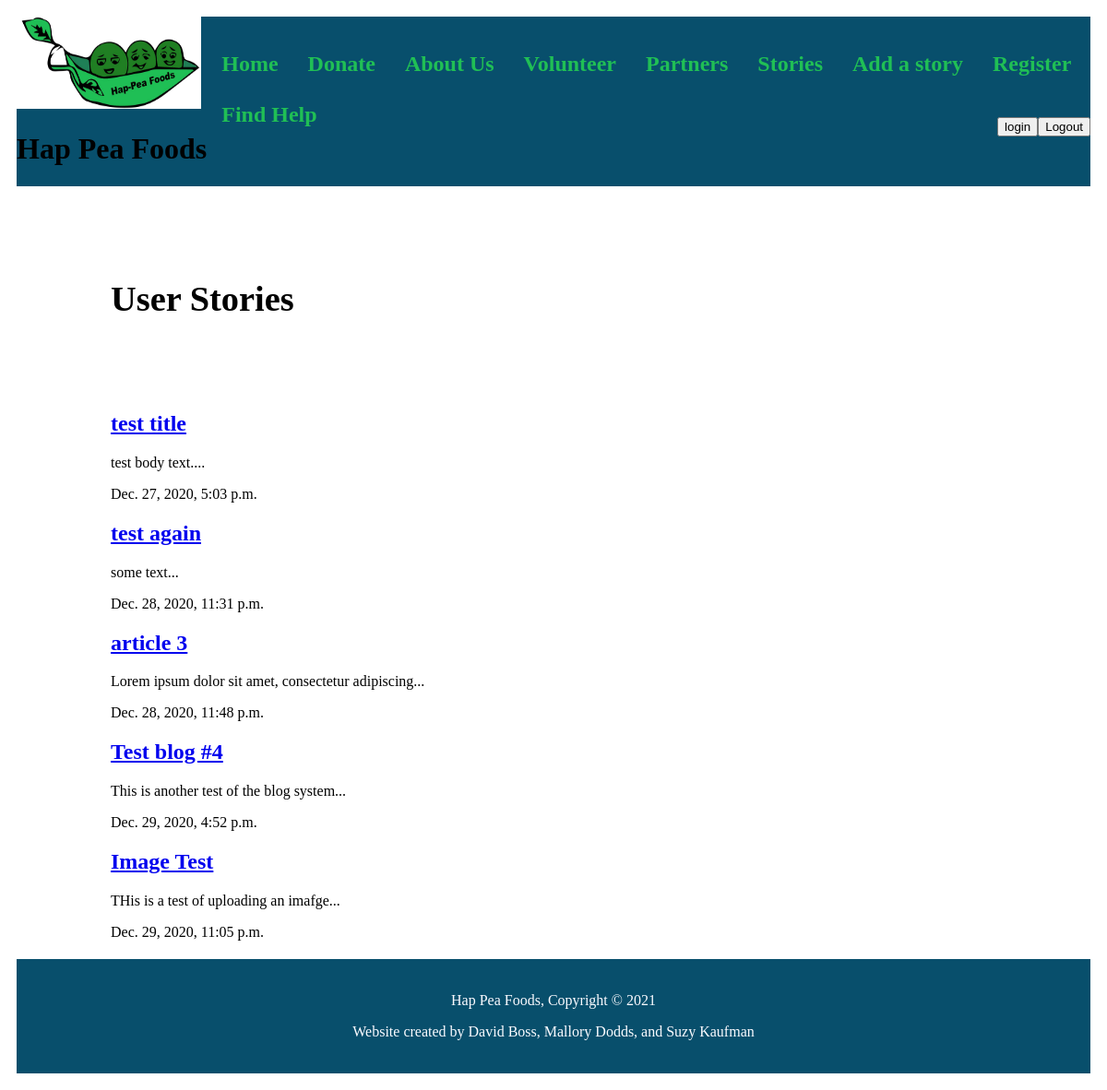
The app's page /stories/, older data.
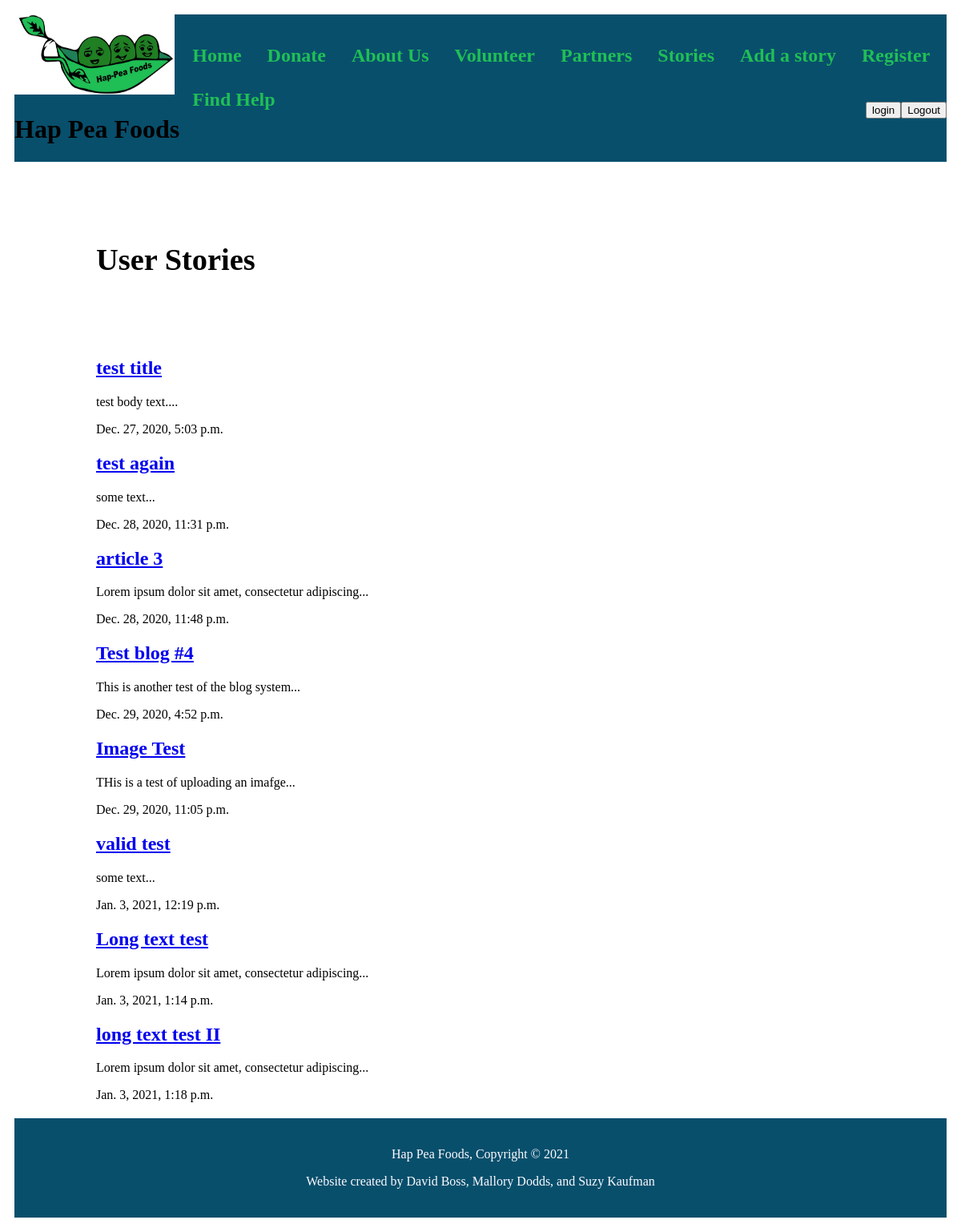
The same page, newer data.
### stories/models.py (models this page shows, shortened)
class Story(models.Model):
    title = models.CharField(max_length=100)
    slug = models.SlugField()
    body = models.TextField()
    date = models.DateTimeField(auto_now_add=True)
    def snippet(self):
        return self.body[:50] + "..."

### stories/views.py (the view)
def stories_list(request):
    stories = Story.objects.all().order_by('date')
    return render(request, 'stories/stories_list.html', {'stories':stories})

### stories/templates/stories/stories_list.html
{% extends 'base_layout.html' %}
{% block content %}
  <h1>User Stories</h1>
    <div class="stories">
      {% for story in stories %}
        <div class= "story">
          <h2><a href="{% url 'stories:detail' slug=story.slug %}">{{story.title}}</a></h2>
          <p>{{story.snippet}}</p>
          <p> {{story.date}}</p>
        </div>
      {% endfor %}
    </div>
{% endblock %}

### templates/base_layout.html (shortened to what this page needs)
{% load static %}
<!DOCTYPE html>
<html lang="en" dir="ltr">
  <head>
    <link rel="stylesheet" href="{% static 'styles.css' %}">
  </head>
  <body>
    <div class="topnav">
      <div id="branding">
        <img src="{{MEDIA_URL}}images/logo.jpg" height="100px" width="200px"><h1> Hap Pea Foods</h1>
      </div>
      <nav><h1>
        <ul>
          <li class="current"><a href="{% url 'home' %}">Home</a></li>
          <li><a href="{% url 'donate' %}">Donate</a></li>
          <li><a href="{% url 'about' %}">About Us</a></li>
          <li><a href="{% url 'volunteer' %}">Volunteer</a></li>
          <li><a href="{% url 'partners' %}">Partners</a></li>
          <li><a href="{% url 'stories:stories' %}">Stories</a></li>
          <li><a href="{% url 'stories:create' %}">Add a story</a></li>
          <li><a href="{% url 'accounts:register' %}">Register</a><li>
          <li><a href="{% url 'find_help' %}">Find Help</a></li>
        </ul>
        <ul style="float:right">
          <li>
            <form class="login-link" action="{% url 'accounts:login' %}" method="post">
              <button type="submit"name="logout">login</button>
            </form>
          </li>
          <li>
            <form class="logout-link" action="{% url 'accounts:logout' %}" method="post">
              <button type="submit"name="logout">Logout</button>
            </form>
          </li>
        </ul>
      </h1></nav>
    </div>
    <div class="wrapper">
      {% block content %}
      {% endblock %}
    </div>
    <footer>
      <div class="copyright">
        <p>Hap Pea Foods, Copyright &copy; 2021</p>
        <p>Website created by David Boss, Mallory Dodds, and Suzy Kaufman</p>
      </div>
    </footer>
      </body>
</html>

### assets/styles.css (style rules this page uses)
body { background: #FBFBFF font-family: Arial; padding: 10px; }
.topnav { overflow: hidden; background-color: #084F6C; }
.topnav #branding { float:left; }
.topnav li { float: left; display: inline; padding: 0 20px o 20px; }
.topnav a { float: left; display: block; color: #20BF55; text-align: center; padding: 14px 16px; text-decoration: none; }
.wrapper { max-width: 960px; margin: 0 auto; }
div.wrapper h1 { text align: center; margin: 100px auto; font-size: 2.4em; }
.copyright { padding: 20px; text-align: center; background: #084F6C; color: #FBFBFF; margin-top: 20px; }

Row changes from the older to the newer data that the page shows:
added Story: title "valid test", snippet "some text...", date "Jan. 3, 2021, 12:19 p.m."
added Story: title "Long text test", snippet "Lorem ipsum dolor sit amet, consectetur adipiscing...", date "Jan. 3, 2021, 1:14 p.m."
added Story: title "long text test II", snippet "Lorem ipsum dolor sit amet, consectetur adipiscing...", date "Jan. 3, 2021, 1:18 p.m."
